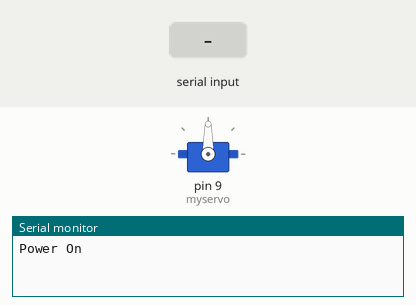
The sketch below on a simulated Arduino Uno, built with avr-gcc and run on an emulated ATmega328P. On the bench: servo, the last lines printed to the serial monitor. Inputs (shaded band) come from the test bench.

Above: at 1.2 s.
1.3 s: "l" received over Serial
At 1.8 s:
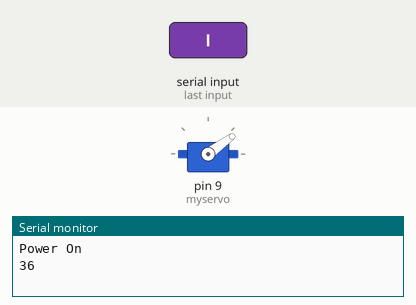
2.8 s: "r" received over Serial
At 4.2 s:
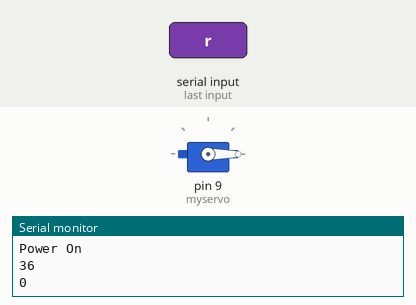
Timing chart, 0 to 5.8 s (numbered marks = the images above; inputs shaded):
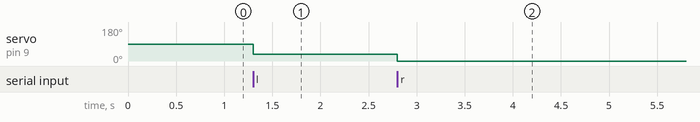

Measured:
- after the input at 1.3 s, servo on pin 9 (myservo): 90° → 36° at once
- after the input at 2.8 s, servo on pin 9 (myservo): 36° → 0° at once

The sketch:

arduino-servo.ino
```cpp
#include <Servo.h>

Servo myservo;

int pos = 0;
double incr = 36;

void setup() {
  myservo.attach(9);
  Serial.begin(9600);
  Serial.println("Power On");
}

void loop() {
  while(Serial.available() > 0) {
    char ch = Serial.read();
    double newPos = pos;
    if (ch == 'l') {
      newPos += incr;
      pos = newPos > 180 ? pos : newPos;
      Serial.println(pos);
      myservo.write(pos);
    }
    else if (ch == 'r') {
      newPos -= incr;
      pos = newPos < 0 ? pos : newPos;
      Serial.println(pos);
      myservo.write(pos);
    }
    delay(50);
  }
}
```
